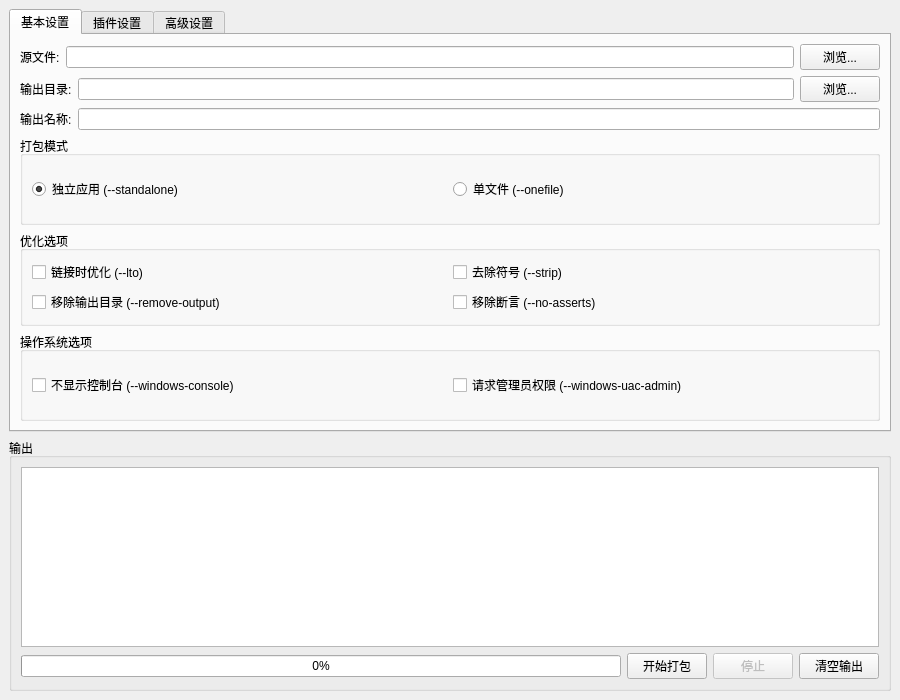
<?xml version="1.0" encoding="UTF-8"?>
<ui version="4.0">
 <class>MainWindow</class>
 <widget class="QMainWindow" name="MainWindow">
  <property name="geometry">
   <rect>
    <x>0</x>
    <y>0</y>
    <width>900</width>
    <height>700</height>
   </rect>
  </property>
  <property name="windowTitle">
   <string>Nuitka 打包助手</string>
  </property>
  <widget class="QWidget" name="centralwidget">
   <layout class="QVBoxLayout" name="verticalLayout">
    <item>
     <widget class="QTabWidget" name="tabWidget">
      <property name="currentIndex">
       <number>0</number>
      </property>
      <widget class="QWidget" name="basicTab">
       <attribute name="title">
        <string>基本设置</string>
       </attribute>
       <layout class="QVBoxLayout" name="verticalLayout_2">
        <item>
         <layout class="QHBoxLayout" name="horizontalLayout">
          <item>
           <widget class="QLabel" name="srcLbl">
            <property name="text">
             <string>源文件:</string>
            </property>
           </widget>
          </item>
          <item>
           <widget class="QLineEdit" name="srcEdit"/>
          </item>
          <item>
           <widget class="QPushButton" name="srcBtn">
            <property name="text">
             <string>浏览...</string>
            </property>
           </widget>
          </item>
         </layout>
        </item>
        <item>
         <layout class="QHBoxLayout" name="horizontalLayout_2">
          <item>
           <widget class="QLabel" name="outLbl">
            <property name="text">
             <string>输出目录:</string>
            </property>
           </widget>
          </item>
          <item>
           <widget class="QLineEdit" name="outEdit"/>
          </item>
          <item>
           <widget class="QPushButton" name="outBtn">
            <property name="text">
             <string>浏览...</string>
            </property>
           </widget>
          </item>
         </layout>
        </item>
        <item>
         <layout class="QHBoxLayout" name="horizontalLayout_3">
          <item>
           <widget class="QLabel" name="nameLbl">
            <property name="text">
             <string>输出名称:</string>
            </property>
           </widget>
          </item>
          <item>
           <widget class="QLineEdit" name="nameEdit"/>
          </item>
         </layout>
        </item>
        <item>
         <widget class="QGroupBox" name="modeGroup">
          <property name="title">
           <string>打包模式</string>
          </property>
          <layout class="QHBoxLayout" name="horizontalLayout_4">
           <item>
            <widget class="QRadioButton" name="standaloneRadio">
             <property name="text">
              <string>独立应用 (--standalone)</string>
             </property>
             <property name="checked">
              <bool>true</bool>
             </property>
            </widget>
           </item>
           <item>
            <widget class="QRadioButton" name="onefileRadio">
             <property name="text">
              <string>单文件 (--onefile)</string>
             </property>
            </widget>
           </item>
          </layout>
         </widget>
        </item>
        <item>
         <widget class="QGroupBox" name="optGroup">
          <property name="title">
           <string>优化选项</string>
          </property>
          <layout class="QGridLayout" name="gridLayout">
           <item row="0" column="0">
            <widget class="QCheckBox" name="ltoChk">
             <property name="text">
              <string>链接时优化 (--lto)</string>
             </property>
            </widget>
           </item>
           <item row="0" column="1">
            <widget class="QCheckBox" name="stripChk">
             <property name="text">
              <string>去除符号 (--strip)</string>
             </property>
            </widget>
           </item>
           <item row="1" column="0">
            <widget class="QCheckBox" name="removeOutputChk">
             <property name="text">
              <string>移除输出目录 (--remove-output)</string>
             </property>
            </widget>
           </item>
           <item row="1" column="1">
            <widget class="QCheckBox" name="noassertChk">
             <property name="text">
              <string>移除断言 (--no-asserts)</string>
             </property>
            </widget>
           </item>
          </layout>
         </widget>
        </item>
        <item>
         <widget class="QGroupBox" name="osGroup">
          <property name="title">
           <string>操作系统选项</string>
          </property>
          <layout class="QHBoxLayout" name="horizontalLayout_5">
           <item>
            <widget class="QCheckBox" name="winConsoleChk">
             <property name="text">
              <string>不显示控制台 (--windows-console)</string>
             </property>
            </widget>
           </item>
           <item>
            <widget class="QCheckBox" name="winUacAdminChk">
             <property name="text">
              <string>请求管理员权限 (--windows-uac-admin)</string>
             </property>
            </widget>
           </item>
          </layout>
         </widget>
        </item>
       </layout>
      </widget>
      <widget class="QWidget" name="pluginTab">
       <attribute name="title">
        <string>插件设置</string>
       </attribute>
       <layout class="QVBoxLayout" name="verticalLayout_3">
        <item>
         <widget class="QGroupBox" name="pluginGroup">
          <property name="title">
           <string>启用插件</string>
          </property>
          <layout class="QGridLayout" name="gridLayout_2">
           <item row="0" column="0">
            <widget class="QCheckBox" name="tkInterChk">
             <property name="text">
              <string>Tkinter (tk-inter)</string>
             </property>
            </widget>
           </item>
           <item row="0" column="1">
            <widget class="QCheckBox" name="qtChk">
             <property name="text">
              <string>Qt (pyside6, pyqt6)</string>
             </property>
            </widget>
           </item>
           <item row="1" column="0">
            <widget class="QCheckBox" name="numpyChk">
             <property name="text">
              <string>NumPy (numpy)</string>
             </property>
            </widget>
           </item>
           <item row="1" column="1">
            <widget class="QCheckBox" name="pandasChk">
             <property name="text">
              <string>Pandas (pandas)</string>
             </property>
            </widget>
           </item>
           <item row="2" column="0">
            <widget class="QCheckBox" name="djangoChk">
             <property name="text">
              <string>Django (django)</string>
             </property>
            </widget>
           </item>
           <item row="2" column="1">
            <widget class="QCheckBox" name="multiprocessingChk">
             <property name="text">
              <string>多进程 (multiprocessing)</string>
             </property>
            </widget>
           </item>
          </layout>
         </widget>
        </item>
        <item>
         <widget class="QGroupBox" name="includeGroup">
          <property name="title">
           <string>包含数据</string>
          </property>
          <layout class="QVBoxLayout" name="verticalLayout_4">
           <item>
            <layout class="QHBoxLayout" name="horizontalLayout_6">
             <item>
              <widget class="QLabel" name="includeLbl">
               <property name="text">
                <string>包含文件/目录:</string>
               </property>
              </widget>
             </item>
             <item>
              <widget class="QLineEdit" name="includeEdit">
               <property name="placeholderText">
                <string>注意：不能同时导入文件和目录！</string>
               </property>
              </widget>
             </item>
             <item>
              <widget class="QPushButton" name="includeBtn_2">
               <property name="text">
                <string>浏览</string>
               </property>
              </widget>
             </item>
             <item>
              <widget class="QPushButton" name="includeBtn">
               <property name="text">
                <string>添加</string>
               </property>
              </widget>
             </item>
            </layout>
           </item>
           <item>
            <widget class="QListWidget" name="includeList"/>
           </item>
          </layout>
         </widget>
        </item>
       </layout>
      </widget>
      <widget class="QWidget" name="advTab">
       <attribute name="title">
        <string>高级设置</string>
       </attribute>
       <layout class="QVBoxLayout" name="verticalLayout_5">
        <item>
         <widget class="QGroupBox" name="debugGroup">
          <property name="title">
           <string>调试选项</string>
          </property>
          <layout class="QGridLayout" name="gridLayout_4">
           <item row="0" column="0">
            <widget class="QCheckBox" name="showProgressChk">
             <property name="text">
              <string>显示进度 (--show-progress)</string>
             </property>
            </widget>
           </item>
           <item row="0" column="1">
            <widget class="QCheckBox" name="showMemoryChk">
             <property name="text">
              <string>显示内存使用 (--show-memory)</string>
             </property>
            </widget>
           </item>
           <item row="1" column="0" colspan="2">
            <widget class="QCheckBox" name="verboseChk">
             <property name="text">
              <string>详细输出 (--verbose)</string>
             </property>
            </widget>
           </item>
          </layout>
         </widget>
        </item>
        <item>
         <widget class="QGroupBox" name="otherGroup">
          <property name="title">
           <string>其他选项</string>
          </property>
          <layout class="QGridLayout" name="gridLayout_5">
           <item row="0" column="0">
            <widget class="QLabel" name="jobsLbl">
             <property name="text">
              <string>并行作业数:</string>
             </property>
            </widget>
           </item>
           <item row="0" column="1">
            <widget class="QSpinBox" name="jobsSpin">
             <property name="minimum">
              <number>1</number>
             </property>
             <property name="maximum">
              <number>64</number>
             </property>
             <property name="value">
              <number>1</number>
             </property>
            </widget>
           </item>
           <item row="1" column="0">
            <widget class="QLabel" name="iconLbl">
             <property name="text">
              <string>图标文件:</string>
             </property>
            </widget>
           </item>
           <item row="1" column="1">
            <widget class="QLineEdit" name="iconEdit"/>
           </item>
           <item row="1" column="2">
            <widget class="QPushButton" name="iconBtn">
             <property name="text">
              <string>浏览...</string>
             </property>
            </widget>
           </item>
          </layout>
         </widget>
        </item>
       </layout>
      </widget>
     </widget>
    </item>
    <item>
     <widget class="QGroupBox" name="outputGroup">
      <property name="title">
       <string>输出</string>
      </property>
      <layout class="QVBoxLayout" name="verticalLayout_6">
       <item>
        <widget class="QTextBrowser" name="outputBrowser"/>
       </item>
       <item>
        <layout class="QHBoxLayout" name="horizontalLayout_7">
         <item>
          <widget class="QProgressBar" name="progressBar">
           <property name="value">
            <number>0</number>
           </property>
          </widget>
         </item>
         <item>
          <widget class="QPushButton" name="startBtn">
           <property name="text">
            <string>开始打包</string>
           </property>
          </widget>
         </item>
         <item>
          <widget class="QPushButton" name="stopBtn">
           <property name="enabled">
            <bool>false</bool>
           </property>
           <property name="text">
            <string>停止</string>
           </property>
          </widget>
         </item>
         <item>
          <widget class="QPushButton" name="clearBtn">
           <property name="text">
            <string>清空输出</string>
           </property>
          </widget>
         </item>
        </layout>
       </item>
      </layout>
     </widget>
    </item>
   </layout>
  </widget>
 </widget>
 <resources/>
 <connections/>
</ui>
